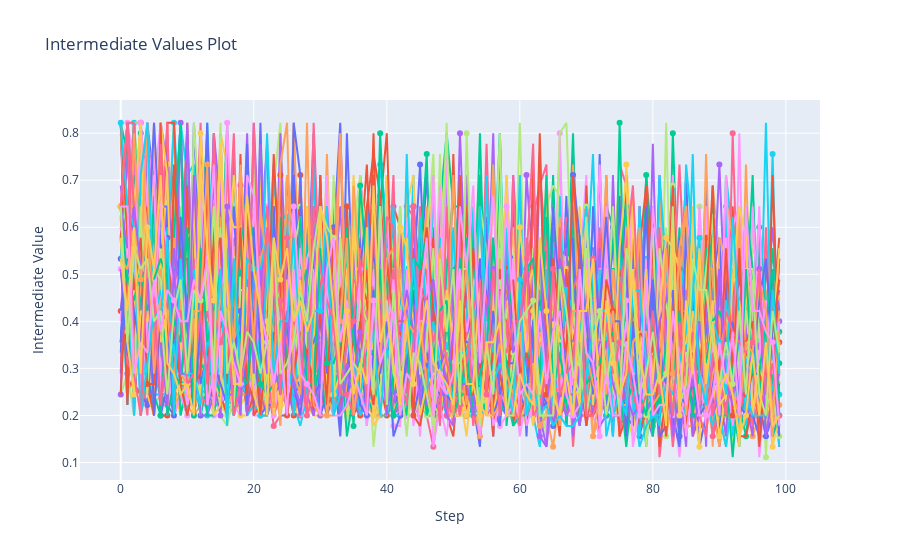

The code cell stored with this chart in its notebook:
### Code cell
plot_intermediate_values(study)
